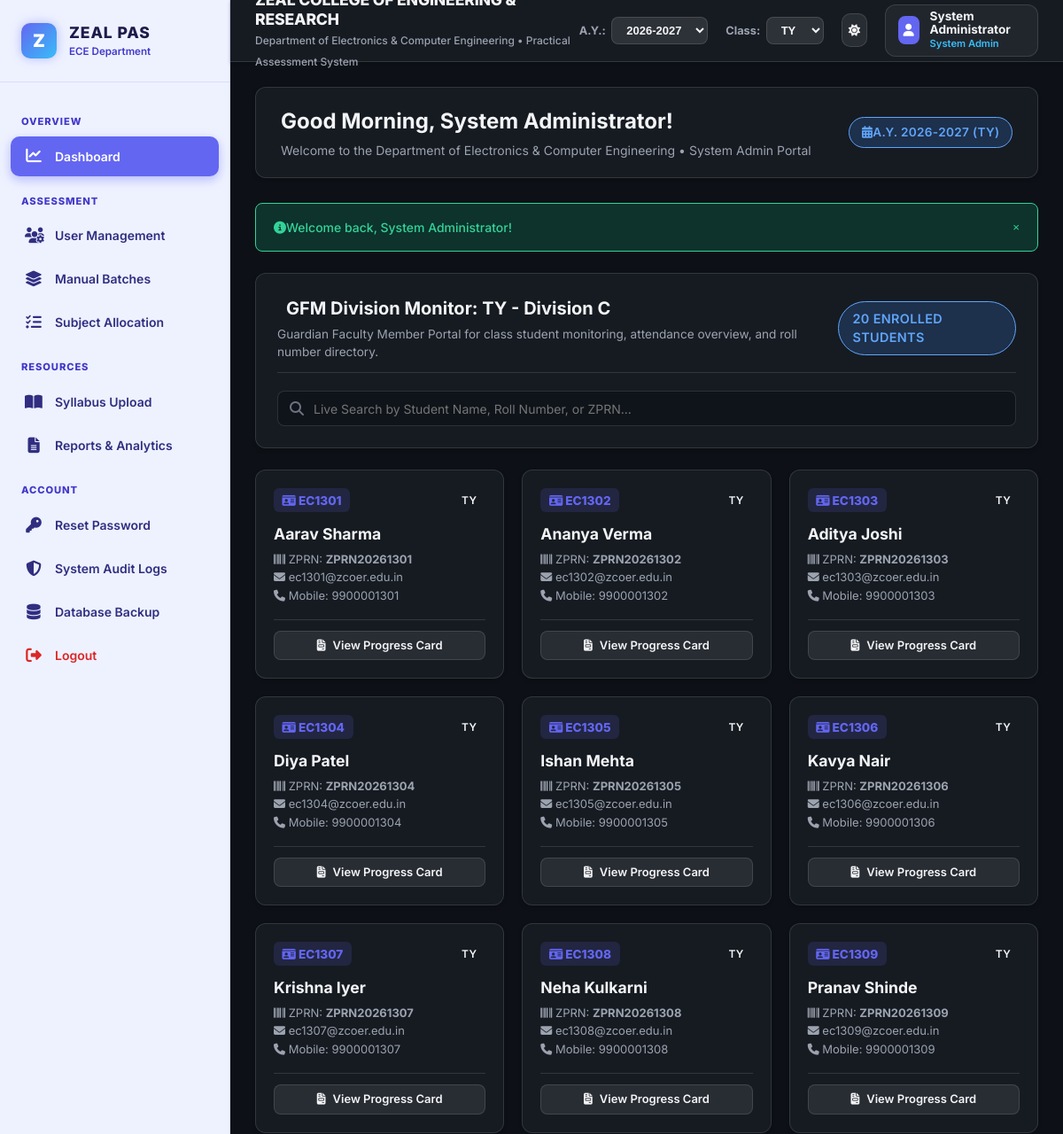
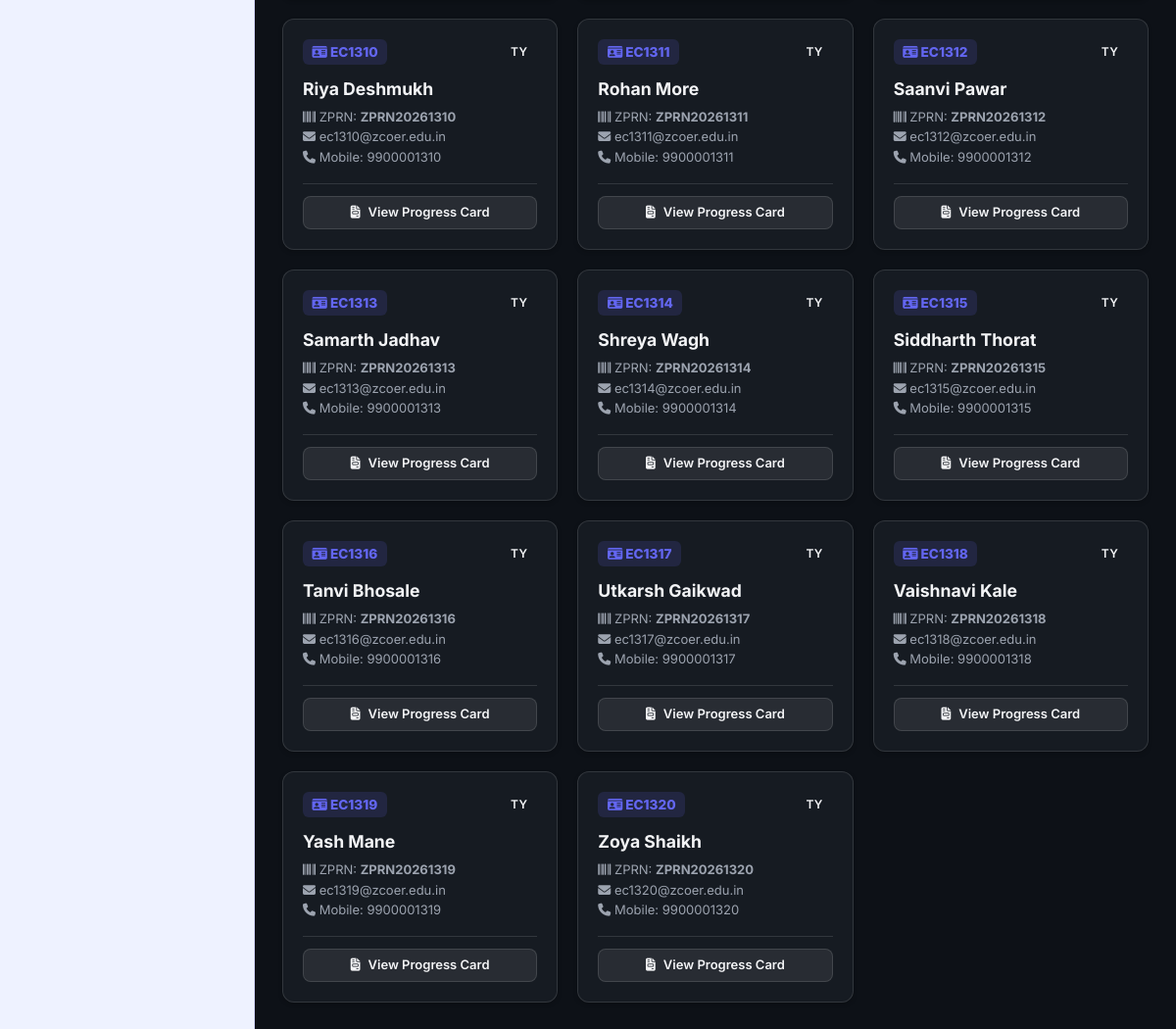
/modules/dashboard/gfm_dashboarrd.php (signed in), run on the app's committed database (2 pictures, top to bottom).
### tables this page shows
CREATE TABLE `users` (
  `id` INT AUTO_INCREMENT PRIMARY KEY,
  `full_name` VARCHAR(100) NOT NULL,
  `email` VARCHAR(100) UNIQUE NOT NULL,
  `password` VARCHAR(255) NOT NULL,  
  `role` ENUM('admin', 'hod', 'gfm', 'faculty', 'student', 'parent') NOT NULL,
  `student_roll_no` VARCHAR(20) DEFAULT NULL,
  `zprn` VARCHAR(50) DEFAULT NULL,
  `class` ENUM('FY', 'SY', 'TY', 'BY') DEFAULT 'TY',
  `division` VARCHAR(10) DEFAULT 'Division C',
  `phone` VARCHAR(20) DEFAULT NULL,
  `created_at` TIMESTAMP DEFAULT CURRENT_TIMESTAMP,
  INDEX `idx_role` (`role`),
  INDEX `idx_roll` (`student_roll_no`),
  INDEX `idx_class_div` (`class`, `division`)
);

### includes/session.php (called while the page is built, shortened)
<?php
function is_logged_in() {
    return isset($_SESSION['user_id']) && !empty($_SESSION['user_id']);
}
function get_logged_user() {
    if (is_logged_in()) {
        return [
            'id' => $_SESSION['user_id'],
            'full_name' => $_SESSION['full_name'] ?? 'User',
            'email' => $_SESSION['email'] ?? '',
            'role' => $_SESSION['role'] ?? '',
            'student_roll_no' => $_SESSION['student_roll_no'] ?? null,
            'zprn' => $_SESSION['zprn'] ?? null,
            'class' => $_SESSION['class'] ?? 'TY',
            'division' => $_SESSION['division'] ?? 'Division C'
        ];
    }
    return null;
}
?>

### includes/functions.php (called while the page is built, shortened)
<?php
require_once __DIR__ . '/../config/database.php';
require_once __DIR__ . '/session.php';
function sanitize($data) {
    return htmlspecialchars(trim($data ?? ''), ENT_QUOTES, 'UTF-8');
}
?>

### config/database.php (called while the page is built, shortened)
<?php
function execute_prepared($conn, $sql, $types = "", $params = []) {
    $stmt = mysqli_prepare($conn, $sql);
    if (!empty($types) && !empty($params)) {
        mysqli_stmt_bind_param($stmt, $types, ...$params);
    }
    if (mysqli_stmt_execute($stmt)) {
        return $stmt;
    } else {
        error_log("Execute failed: " . mysqli_stmt_error($stmt));
        mysqli_stmt_close($stmt);
        return false;
    }
}
?>

### modules/dashboard/gfm_dashboarrd.php (the view, shortened to what this page needs)
<?php
require_once __DIR__ . '/../../includes/header.php';
$gfm_division = $user['division'] ?? 'Division C';
$gfm_class = $_SESSION['class_filter'] ?? 'TY';
$sql = "SELECT id, full_name, email, student_roll_no, zprn, class, division, phone FROM users WHERE role = 'student' AND class = ? AND division = ? ORDER BY student_roll_no ASC";
$stmt = execute_prepared($conn, $sql, "ss", [$gfm_class, $gfm_division]);
$students = [];
if ($stmt) {
    $res = mysqli_stmt_get_result($stmt);
    while ($row = mysqli_fetch_assoc($res)) {
        $students[] = $row;
    }
}
?>
<div class="card mb-4">
  <div class="card-header">
    <div>
      <h3 class="card-title"><i class="fas fa-users-class text-primary me-2"></i> GFM Division Monitor: <?php echo sanitize($gfm_class . ' - ' . $gfm_division); ?></h3>
      <p style="color: var(--text-secondary); font-size: 0.85rem; margin-top: 0.25rem;">
        Guardian Faculty Member Portal for class student monitoring, attendance overview, and roll number directory.
      </p>
    </div>
    <span class="badge badge-info" style="font-size: 0.9rem; padding: 0.5rem 1rem;">
      <?php echo count($students); ?> Enrolled Students
    </span>
  </div>
  <div class="action-bar" style="margin-bottom: 0;">
    <div class="search-wrapper" style="max-width: 100%;">
      <i class="fas fa-search search-icon"></i>
      <input type="text" id="gfmStudentSearch" class="form-control search-input" placeholder="Live Search by Student Name, Roll Number, or ZPRN..." onkeyup="filterStudentCards()">
    </div>
  </div>
</div>
<div class="student-grid" id="studentCardContainer">
  <?php if (empty($students)): ?>
    <div class="card" style="grid-column: 1 / -1; text-align: center; color: var(--text-muted); padding: 3rem;">
      <i class="fas fa-user-slash fa-3x mb-3"></i>
      <h4>No students found registered for <?php echo sanitize($gfm_class . ' ' . $gfm_division); ?>.</h4>
    </div>
  <?php else: ?>
    <?php foreach ($students as $st): ?>
      <div class="student-card student-profile-item" data-search="<?php echo strtolower(sanitize($st['full_name'] . ' ' . $st['student_roll_no'] . ' ' . $st['zprn'])); ?>">
        <div class="student-card-header">
          <span class="student-roll"><i class="fas fa-id-card me-1"></i> <?php echo sanitize($st['student_roll_no']); ?></span>
          <span class="badge badge-secondary"><?php echo sanitize($st['class']); ?></span>
        </div>
        <h4 class="student-name"><?php echo sanitize($st['full_name']); ?></h4>
        <div class="student-meta">
          <div><i class="fas fa-barcode text-accent me-1"></i> ZPRN: <strong><?php echo sanitize($st['zprn'] ?: 'N/A'); ?></strong></div>
          <div><i class="fas fa-envelope text-muted me-1"></i> <?php echo sanitize($st['email']); ?></div>
          <div><i class="fas fa-phone text-muted me-1"></i> Mobile: <?php echo sanitize($st['phone'] ?: 'N/A'); ?></div>
        </div>
        <div style="margin-top: 1rem; padding-top: 0.75rem; border-top: 1px solid var(--border-color); display: flex; justify-content: space-between;">
          <a href="<?php echo BASE_URL; ?>reports/student_report.php?roll=<?php echo urlencode($st['student_roll_no']); ?>" class="btn btn-secondary btn-sm" style="width: 100%; justify-content: center;">
            <i class="fas fa-file-invoice me-1"></i> View Progress Card
          </a>
        </div>
      </div>
    <?php endforeach; ?>
  <?php endif; ?>
</div>
<?php include __DIR__ . '/../../includes/footer.php'; ?>

### assets/css/style.css (style rules this page uses)
:root { --bg-primary: #0D1117; --bg-canvas: #161B22; --bg-card: #161B22; --bg-sidebar: #eef2ff; --sidebar-text: #312e81; --sidebar-text-active: #ffffff; --sidebar-hover: #e0e7ff; --sidebar-active-bg: #6366F1; --text-primary: #f3f4f6; --text-secondary: #9ca3af; --text-muted: #6b7280; --border-color: rgba(255, 255, 255, 0.12); --primary-color: #6366F1; --primary-hover: #4f46e5; --primary-light: rgba(99, 102, 241, 0.15); --accent-color: #38bdf8; --accent-hover: #0284c7; --status-success-bg: rgba(16, 185, 129, 0.2); --status-success-text: #34d399; --status-danger-bg: rgba(239, 68, 68, 0.2); --status-danger-text: #f87171; --status-warning-bg: rgba(245, 158, 11, 0.2); --status-warning-text: #fbbf24; --status-info-bg: rgba(59, 130, 246, 0.2); --status-info-text: #60a5fa; --shadow-sm: 0 2px 4px rgba(0, 0, 0, 0.2); --shadow-md: 0 4px 12px rgba(0, 0, 0, 0.3); --shadow-lg: 0 12px 24px rgba(0, 0, 0, 0.4); --shadow-glow: 0 0 12px rgba(99, 102, 241, 0.5); --radius-sm: 8px; --radius-md: 12px; --radius-lg: 20px; --font-family: 'Inter', system-ui, -apple-system, BlinkMacSystemFont, "Segoe UI", Roboto, sans-serif; }
* { margin: 0; padding: 0; box-sizing: border-box; }
body { font-family: var(--font-family); background-color: var(--bg-primary); color: var(--text-primary); line-height: 1.5; min-height: 100vh; display: flex; flex-direction: column; transition: background-color 0.3s ease, color 0.3s ease; }
a { color: var(--primary-color); text-decoration: none; transition: color 0.2s ease; }
.card { background: var(--bg-canvas); border-radius: var(--radius-md); border: 1px solid var(--border-color); box-shadow: var(--shadow-sm); padding: 1.5rem; margin-bottom: 1.5rem; transition: box-shadow 0.2s ease, border-color 0.2s ease; }
.card-header { display: flex; align-items: center; justify-content: space-between; margin-bottom: 1.25rem; padding-bottom: 0.75rem; border-bottom: 1px solid var(--border-color); }
.card-title { font-size: 1.25rem; font-weight: 700; color: var(--text-primary); display: flex; align-items: center; gap: 0.625rem; }
.form-control, .form-select { width: 100%; padding: 0.675rem 1rem; font-size: 0.875rem; font-family: inherit; color: var(--text-primary); background-color: rgba(13, 17, 23, 0.6); border: 1px solid var(--border-color); border-radius: var(--radius-sm); outline: none; transition: border-color 0.2s ease, box-shadow 0.2s ease; }
.btn { display: inline-flex; align-items: center; gap: 0.5rem; padding: 0.625rem 1.25rem; font-size: 0.875rem; font-weight: 600; border-radius: var(--radius-sm); border: 1px solid transparent; cursor: pointer; transition: all 0.2s ease; white-space: nowrap; }
.btn-secondary { background-color: rgba(255, 255, 255, 0.08); color: var(--text-primary); border-color: var(--border-color); }
.btn-sm { padding: 0.375rem 0.75rem; font-size: 0.8125rem; }
.badge { display: inline-flex; align-items: center; padding: 0.25rem 0.625rem; font-size: 0.75rem; font-weight: 600; border-radius: 9999px; text-transform: uppercase; letter-spacing: 0.025em; }
.badge-info { background-color: var(--status-info-bg); color: var(--status-info-text); border: 1px solid var(--status-info-text); }

### assets/css/dashboard.css (style rules this page uses)
.student-grid { display: grid; grid-template-columns: repeat(auto-fill, minmax(280px, 1fr)); gap: 1.25rem; margin-top: 1.25rem; }
.student-card { background: var(--bg-canvas); border: 1px solid var(--border-color); border-radius: var(--radius-md); padding: 1.25rem; box-shadow: var(--shadow-sm); transition: all 0.2s ease; position: relative; }
.student-card-header { display: flex; justify-content: space-between; align-items: center; margin-bottom: 0.75rem; }
.student-roll { font-size: 0.85rem; font-weight: 800; background: var(--primary-light); color: var(--primary-color); padding: 0.2rem 0.6rem; border-radius: 6px; }
.student-name { font-size: 1.1rem; font-weight: 700; color: var(--text-primary); margin-bottom: 0.25rem; }
.student-meta { font-size: 0.8125rem; color: var(--text-secondary); line-height: 1.6; }
.action-bar { display: flex; gap: 1rem; align-items: center; justify-content: space-between; flex-wrap: wrap; margin-bottom: 1.5rem; }
.search-wrapper { position: relative; flex: 1; max-width: 400px; }
.search-input { width: 100%; padding-left: 2.5rem; }
.search-icon { position: absolute; left: 0.875rem; top: 50%; transform: translateY(-50%); color: var(--text-muted); }

### data on the page
users: student_roll_no "EC1301", class "TY", full_name "Aarav Sharma", zprn "ZPRN20261301", email "ec1301@zcoer.edu.in", phone "9900001301"
users: student_roll_no "EC1302", class "TY", full_name "Ananya Verma", zprn "ZPRN20261302", email "ec1302@zcoer.edu.in", phone "9900001302"
users: student_roll_no "EC1303", class "TY", full_name "Aditya Joshi", zprn "ZPRN20261303", email "ec1303@zcoer.edu.in", phone "9900001303"
users: student_roll_no "EC1304", class "TY", full_name "Diya Patel", zprn "ZPRN20261304", email "ec1304@zcoer.edu.in", phone "9900001304"
users: student_roll_no "EC1305", class "TY", full_name "Ishan Mehta", zprn "ZPRN20261305", email "ec1305@zcoer.edu.in", phone "9900001305"
users: student_roll_no "EC1306", class "TY", full_name "Kavya Nair", zprn "ZPRN20261306", email "ec1306@zcoer.edu.in", phone "9900001306"
users: student_roll_no "EC1307", class "TY", full_name "Krishna Iyer", zprn "ZPRN20261307", email "ec1307@zcoer.edu.in", phone "9900001307"
users: student_roll_no "EC1308", class "TY", full_name "Neha Kulkarni", zprn "ZPRN20261308", email "ec1308@zcoer.edu.in", phone "9900001308"
users: student_roll_no "EC1309", class "TY", full_name "Pranav Shinde", zprn "ZPRN20261309", email "ec1309@zcoer.edu.in", phone "9900001309"
users: student_roll_no "EC1310", class "TY", full_name "Riya Deshmukh", zprn "ZPRN20261310", email "ec1310@zcoer.edu.in", phone "9900001310"
users: student_roll_no "EC1311", class "TY", full_name "Rohan More", zprn "ZPRN20261311", email "ec1311@zcoer.edu.in", phone "9900001311"
users: student_roll_no "EC1312", class "TY", full_name "Saanvi Pawar", zprn "ZPRN20261312", email "ec1312@zcoer.edu.in", phone "9900001312"
users: student_roll_no "EC1313", class "TY", full_name "Samarth Jadhav", zprn "ZPRN20261313", email "ec1313@zcoer.edu.in", phone "9900001313"
users: student_roll_no "EC1314", class "TY", full_name "Shreya Wagh", zprn "ZPRN20261314", email "ec1314@zcoer.edu.in", phone "9900001314"
users: student_roll_no "EC1315", class "TY", full_name "Siddharth Thorat", zprn "ZPRN20261315", email "ec1315@zcoer.edu.in", phone "9900001315"
users: student_roll_no "EC1316", class "TY", full_name "Tanvi Bhosale", zprn "ZPRN20261316", email "ec1316@zcoer.edu.in", phone "9900001316"
users: student_roll_no "EC1317", class "TY", full_name "Utkarsh Gaikwad", zprn "ZPRN20261317", email "ec1317@zcoer.edu.in", phone "9900001317"
users: student_roll_no "EC1318", class "TY", full_name "Vaishnavi Kale", zprn "ZPRN20261318", email "ec1318@zcoer.edu.in", phone "9900001318"
users: student_roll_no "EC1319", class "TY", full_name "Yash Mane", zprn "ZPRN20261319", email "ec1319@zcoer.edu.in", phone "9900001319"
users: student_roll_no "EC1320", class "TY", full_name "Zoya Shaikh", zprn "ZPRN20261320", email "ec1320@zcoer.edu.in", phone "9900001320"

### other printed values
DEPARTMENT_NAME "Department of Electronics & Computer Engineering"
APP_NAME "Practical Assessment System"
$logged_user['full_name'] "System Administrator"
get_role_label($logged_user['role'] ?? '') "System Admin"
get_time_greeting() "Good Morning"
$user['full_name'] "System Administrator"
get_role_label($user['role'] ?? '') "System Admin"
$_SESSION['academic_year'] "2026-2027"
$_SESSION['class_filter'] "TY"
$flash['message'] "Welcome back, System Administrator!"
$gfm_class . ' - ' . $gfm_division "TY - Division C"
count($students) "20"
form field value "2026-2027"
form field value "TY"
